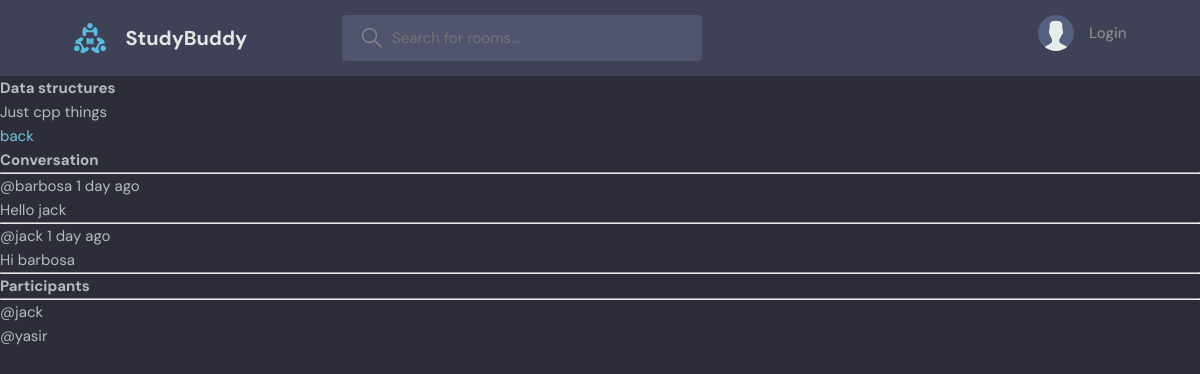
The app's page /room/13 with its own data.
### main/models.py (models this page shows, shortened)
class Room(models.Model):
	host = models.ForeignKey(User, on_delete=models.SET_NULL, null=True)
	topic = models.ForeignKey(Topic, on_delete=models.SET_NULL, null=True)
	name = models.CharField(max_length=200)
	desc = models.TextField(null=True, blank=True)
	participants = models.ManyToManyField(User, related_name='participants', blank=True)
	updated = models.DateTimeField(auto_now=True)
	created = models.DateTimeField(auto_now_add=True)
	class Meta:
		ordering = ['-updated', '-created']

class Message(models.Model):
	user = models.ForeignKey(User, on_delete=models.CASCADE)
	room = models.ForeignKey(Room, on_delete=models.CASCADE)
	body = models.TextField()
	updated = models.DateTimeField(auto_now=True)
	created = models.DateTimeField(auto_now_add=True)
	class Meta:
		ordering = ['-updated', '-created']

### main/views.py (the view, shortened to what this page needs)
class RoomView(DetailView):
	model = Room
	template_name = 'main/room.html'
	def get_context_data(self, **kwargs):
		context = super(RoomView, self).get_context_data(**kwargs)
		room_messages = context['room'].message_set.all().order_by('-created')
		participants = context['room'].participants.all()
		context['room_messages'] = room_messages
		context['participants'] = participants
		return context

### main/templates/main/room.html (shortened to what this page needs)
{% extends 'main/main.html' %}
{% block content %}
<div class="room-container">
	<div>
		<h1>{{room.name}}</h1>
		<p>{{room.desc}}</p>
		<a href="/">back</a>
		<div class="comment-wrapper">
			<h3>Conversation</h3>
			<hr>
			{% for message in room_messages %}
				<div>
					<small>@{{message.user}}  {{message.created | timesince}} ago</small>
					<p>{{message.body}}</p>
					<hr>
				</div>
			{% endfor %}
		</div>
	</div>
	<div>
		<h3>Participants</h3>
		<hr>
		{% for user in participants %}
			<div>
				<p>@{{user.username}}</p>
			</div>
		{% endfor %}
	</div>
</div>
{% endblock content %}

### static/styles/style.css (style rules this page uses)
:root { --color-main: #71c6dd; --color-main-light: #e1f6fb; --color-dark: #3f4156; --color-dark-medium: #51546e; --color-dark-light: #696d97; --color-light: #e5e5e5; --color-gray: #8b8b8b; --color-light-gray: #b2bdbd; --color-bg: #2d2d39; --color-success: #5dd693; --color-error: #fc4b0b; }
* { font-family: "DM Sans", -apple-system, BlinkMacSystemFont, "Segoe UI", Roboto, Oxygen, Ubuntu, Cantarell, "Open Sans", "Helvetica Neue", sans-serif; margin: 0; padding: 0; box-sizing: border-box; text-rendering: optimizeLegibility; font-size: inherit; }
html { font-size: 56.25%; }
@media only screen and (min-width: 1200px) { html { font-size: 62.5%; } }
body { line-height: 1.6; font-weight: 400; font-size: 1.5rem; color: var(--color-light-gray); background-color: var(--color-bg); min-height: 100vh; }
a { display: inline-block; color: var(--color-main); text-decoration: none; }

### records on screen
Room: name "Data structures", desc "Just cpp things"
Message: user "barbosa", created "1 day", body "Hello jack"
Message: user "jack", created "1 day", body "Hi barbosa"

### other values on screen
{{ user.username }} "jack"
{{ user.username }} "yasir"
